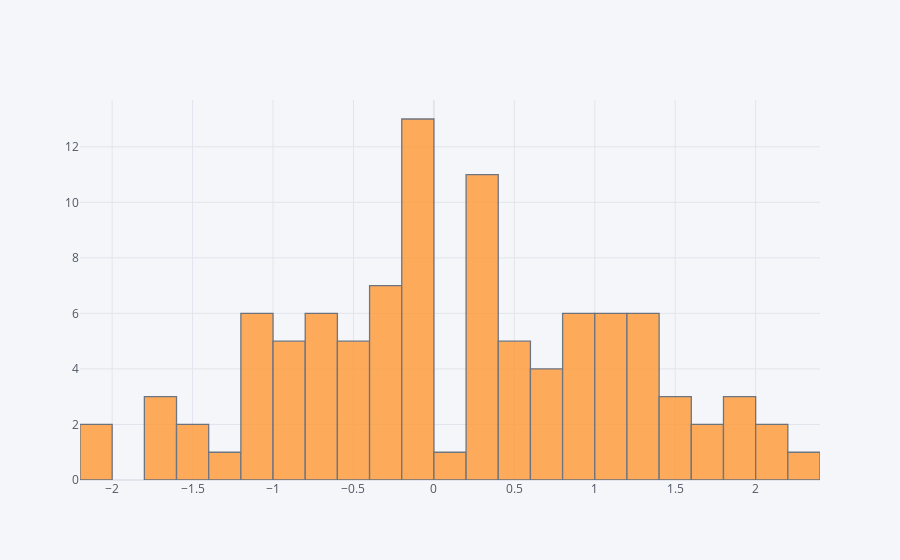

The code cell stored with this chart in its notebook:
### Code cell
df['A'].iplot(kind='hist',bins=25)

### Figure 1 — Plotly figure (JSON) as saved in the notebook; plotly's stock layout.template omitted (floating-point values rounded to 4 significant figures)
{"data": [{"histfunc": "count", "histnorm": "", "marker": {"color": "rgba(255, 153, 51, 1.0)", "line": {"color": "#4D5663", "width": 1.3}}, "name": "A", "nbinsx": 25, "opacity": 0.8, "orientation": "v", "type": "histogram", "x": [0.6255, -0.03492, -1.66, 1.361, 1.787, 0.2555, -0.1182, -0.8028, -0.384, -0.1858, -0.123, 0.8253, 0.8326, -0.8523, -0.3748, -1.597, -1.162, -0.7667, -0.7273, 0.2572, -0.1062, -0.9399, -0.1225, -0.1503, 1.379, 0.2084, 0.9172, 1.957, -1.411, 0.2602, 0.7449, -0.4984, -0.105, -0.1704, 0.5761, 0.3579, 0.3016, 1.401, 1.025, -0.5557, -0.7404, -1.138, 1.192, 0.8191, -0.06897, -0.829, 0.5763, -1.096, 2.017, 1.445, 1.107, 2.309, -1.2, 1.081, 0.5518, -0.34, -0.4408, -0.296, -2.159, 0.2746, 0.2022, -0.3451, 1.385, 1.846, -0.1392, 0.2841, -0.7798, -0.7907, -0.3519, -1.68, 0.5376, 0.2097, 0.4967, -2.158, 0.6546, -0.2748, 0.9061, -1.056, 0.7889, 1.246, -0.5929, 1.834, -1.082, -0.8314, 1.297, -1.71, -1.096, 1.025, -0.5029, -0.02961, 0.2717, 1.325, 1.107, 0.1274, 1.754, 0.8367, 1.436, -0.1785, 2.024, -0.7296]}], "layout": {"barmode": "overlay", "legend": {"bgcolor": "#F5F6F9", "font": {"color": "#4D5663"}}, "paper_bgcolor": "#F5F6F9", "plot_bgcolor": "#F5F6F9", "title": {"font": {"color": "#4D5663"}}, "xaxis": {"gridcolor": "#E1E5ED", "showgrid": true, "tickfont": {"color": "#4D5663"}, "title": {"font": {"color": "#4D5663"}, "text": ""}, "zerolinecolor": "#E1E5ED"}, "yaxis": {"gridcolor": "#E1E5ED", "showgrid": true, "tickfont": {"color": "#4D5663"}, "title": {"font": {"color": "#4D5663"}, "text": ""}, "zerolinecolor": "#E1E5ED"}}}
